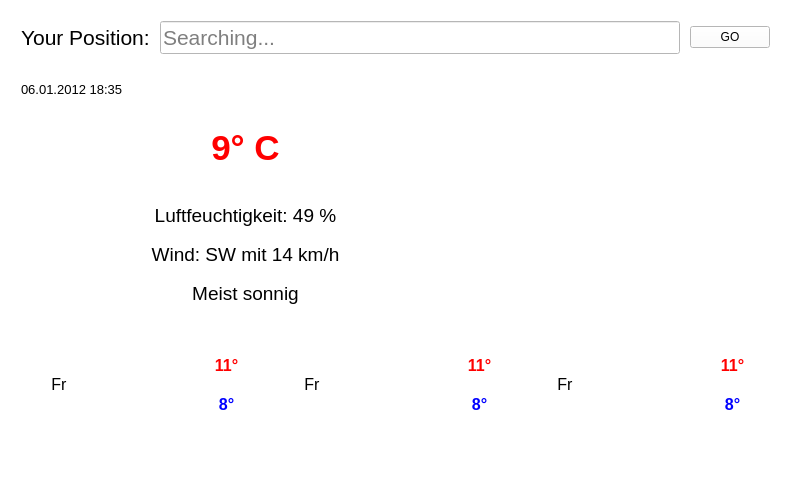
<?xml version="1.0" encoding="UTF-8"?>
<ui version="4.0">
 <class>MainWindow</class>
 <widget class="QMainWindow" name="MainWindow">
  <property name="geometry">
   <rect>
    <x>0</x>
    <y>0</y>
    <width>797</width>
    <height>479</height>
   </rect>
  </property>
  <property name="windowTitle">
   <string>QWeather</string>
  </property>
  <widget class="QWidget" name="centralWidget">
   <property name="sizePolicy">
    <sizepolicy hsizetype="Fixed" vsizetype="Fixed">
     <horstretch>0</horstretch>
     <verstretch>0</verstretch>
    </sizepolicy>
   </property>
   <property name="statusTip">
    <string/>
   </property>
   <property name="autoFillBackground">
    <bool>false</bool>
   </property>
   <property name="styleSheet">
    <string notr="true">QWidget { background : white; }</string>
   </property>
   <widget class="QWidget" name="layoutWidget">
    <property name="geometry">
     <rect>
      <x>10</x>
      <y>10</y>
      <width>771</width>
      <height>431</height>
     </rect>
    </property>
    <layout class="QVBoxLayout" name="layout" stretch="5,30,10">
     <property name="sizeConstraint">
      <enum>QLayout::SetMinAndMaxSize</enum>
     </property>
     <item>
      <layout class="QHBoxLayout" name="top" stretch="0,0,0">
       <property name="spacing">
        <number>10</number>
       </property>
       <property name="sizeConstraint">
        <enum>QLayout::SetDefaultConstraint</enum>
       </property>
       <item>
        <widget class="QLabel" name="lb_pos">
         <property name="sizePolicy">
          <sizepolicy hsizetype="Fixed" vsizetype="Fixed">
           <horstretch>0</horstretch>
           <verstretch>0</verstretch>
          </sizepolicy>
         </property>
         <property name="font">
          <font>
           <pointsize>16</pointsize>
          </font>
         </property>
         <property name="text">
          <string>Your Position:</string>
         </property>
        </widget>
       </item>
       <item>
        <widget class="QLineEdit" name="le_pos">
         <property name="sizePolicy">
          <sizepolicy hsizetype="Expanding" vsizetype="Fixed">
           <horstretch>0</horstretch>
           <verstretch>0</verstretch>
          </sizepolicy>
         </property>
         <property name="minimumSize">
          <size>
           <width>0</width>
           <height>0</height>
          </size>
         </property>
         <property name="font">
          <font>
           <pointsize>16</pointsize>
          </font>
         </property>
         <property name="placeholderText">
          <string>Searching...</string>
         </property>
        </widget>
       </item>
       <item>
        <widget class="QPushButton" name="btn_go">
         <property name="sizePolicy">
          <sizepolicy hsizetype="Fixed" vsizetype="Fixed">
           <horstretch>0</horstretch>
           <verstretch>0</verstretch>
          </sizepolicy>
         </property>
         <property name="text">
          <string>GO</string>
         </property>
        </widget>
       </item>
      </layout>
     </item>
     <item>
      <layout class="QHBoxLayout" name="main" stretch="0,0">
       <property name="spacing">
        <number>50</number>
       </property>
       <property name="leftMargin">
        <number>0</number>
       </property>
       <property name="rightMargin">
        <number>50</number>
       </property>
       <property name="bottomMargin">
        <number>0</number>
       </property>
       <item>
        <layout class="QVBoxLayout" name="main_data" stretch="5,25,10,10,10">
         <property name="spacing">
          <number>0</number>
         </property>
         <property name="sizeConstraint">
          <enum>QLayout::SetDefaultConstraint</enum>
         </property>
         <property name="topMargin">
          <number>20</number>
         </property>
         <property name="bottomMargin">
          <number>20</number>
         </property>
         <item>
          <widget class="QLabel" name="lb_main_date">
           <property name="sizePolicy">
            <sizepolicy hsizetype="Expanding" vsizetype="Preferred">
             <horstretch>0</horstretch>
             <verstretch>0</verstretch>
            </sizepolicy>
           </property>
           <property name="font">
            <font>
             <pointsize>10</pointsize>
             <italic>false</italic>
            </font>
           </property>
           <property name="text">
            <string>06.01.2012 18:35</string>
           </property>
           <property name="alignment">
            <set>Qt::AlignLeading|Qt::AlignLeft|Qt::AlignVCenter</set>
           </property>
          </widget>
         </item>
         <item>
          <widget class="QLabel" name="lb_main_temp">
           <property name="sizePolicy">
            <sizepolicy hsizetype="Expanding" vsizetype="Preferred">
             <horstretch>0</horstretch>
             <verstretch>0</verstretch>
            </sizepolicy>
           </property>
           <property name="font">
            <font>
             <pointsize>26</pointsize>
             <weight>75</weight>
             <bold>true</bold>
            </font>
           </property>
           <property name="styleSheet">
            <string notr="true">QLabel { color : red; }</string>
           </property>
           <property name="text">
            <string>9° C</string>
           </property>
           <property name="alignment">
            <set>Qt::AlignCenter</set>
           </property>
          </widget>
         </item>
         <item>
          <widget class="QLabel" name="lb_main_humidity">
           <property name="sizePolicy">
            <sizepolicy hsizetype="Expanding" vsizetype="Preferred">
             <horstretch>0</horstretch>
             <verstretch>0</verstretch>
            </sizepolicy>
           </property>
           <property name="font">
            <font>
             <pointsize>14</pointsize>
            </font>
           </property>
           <property name="text">
            <string>Luftfeuchtigkeit: 49 %</string>
           </property>
           <property name="alignment">
            <set>Qt::AlignCenter</set>
           </property>
          </widget>
         </item>
         <item>
          <widget class="QLabel" name="lb_main_wind">
           <property name="enabled">
            <bool>true</bool>
           </property>
           <property name="sizePolicy">
            <sizepolicy hsizetype="Expanding" vsizetype="Preferred">
             <horstretch>0</horstretch>
             <verstretch>0</verstretch>
            </sizepolicy>
           </property>
           <property name="font">
            <font>
             <pointsize>14</pointsize>
            </font>
           </property>
           <property name="text">
            <string>Wind: SW mit 14 km/h</string>
           </property>
           <property name="alignment">
            <set>Qt::AlignCenter</set>
           </property>
          </widget>
         </item>
         <item>
          <widget class="QLabel" name="lb_main_condition">
           <property name="sizePolicy">
            <sizepolicy hsizetype="Expanding" vsizetype="Preferred">
             <horstretch>0</horstretch>
             <verstretch>0</verstretch>
            </sizepolicy>
           </property>
           <property name="font">
            <font>
             <pointsize>14</pointsize>
            </font>
           </property>
           <property name="text">
            <string>Meist sonnig</string>
           </property>
           <property name="alignment">
            <set>Qt::AlignCenter</set>
           </property>
          </widget>
         </item>
        </layout>
       </item>
       <item>
        <widget class="QLabel" name="img_main">
         <property name="sizePolicy">
          <sizepolicy hsizetype="Fixed" vsizetype="Fixed">
           <horstretch>0</horstretch>
           <verstretch>0</verstretch>
          </sizepolicy>
         </property>
         <property name="minimumSize">
          <size>
           <width>200</width>
           <height>200</height>
          </size>
         </property>
         <property name="frameShape">
          <enum>QFrame::NoFrame</enum>
         </property>
         <property name="text">
          <string/>
         </property>
         <property name="pixmap">
          <pixmap resource="res.qrc">:/new/prefix1/img/sonne.jpg</pixmap>
         </property>
         <property name="scaledContents">
          <bool>true</bool>
         </property>
        </widget>
       </item>
      </layout>
     </item>
     <item>
      <layout class="QHBoxLayout" name="bottom">
       <property name="spacing">
        <number>10</number>
       </property>
       <property name="sizeConstraint">
        <enum>QLayout::SetDefaultConstraint</enum>
       </property>
       <item>
        <layout class="QHBoxLayout" name="fc_1">
         <property name="sizeConstraint">
          <enum>QLayout::SetMinimumSize</enum>
         </property>
         <item>
          <widget class="QLabel" name="lb_date_fc_1">
           <property name="font">
            <font>
             <pointsize>12</pointsize>
            </font>
           </property>
           <property name="text">
            <string>Fr</string>
           </property>
           <property name="alignment">
            <set>Qt::AlignCenter</set>
           </property>
          </widget>
         </item>
         <item>
          <widget class="QLabel" name="img_weather_fc_1">
           <property name="sizePolicy">
            <sizepolicy hsizetype="Fixed" vsizetype="Fixed">
             <horstretch>0</horstretch>
             <verstretch>0</verstretch>
            </sizepolicy>
           </property>
           <property name="minimumSize">
            <size>
             <width>80</width>
             <height>80</height>
            </size>
           </property>
           <property name="autoFillBackground">
            <bool>false</bool>
           </property>
           <property name="frameShape">
            <enum>QFrame::NoFrame</enum>
           </property>
           <property name="text">
            <string/>
           </property>
           <property name="pixmap">
            <pixmap resource="res.qrc">:/new/prefix1/img/regen.jpg</pixmap>
           </property>
          </widget>
         </item>
         <item>
          <layout class="QVBoxLayout" name="vl_temp">
           <property name="sizeConstraint">
            <enum>QLayout::SetMinimumSize</enum>
           </property>
           <property name="topMargin">
            <number>10</number>
           </property>
           <property name="bottomMargin">
            <number>10</number>
           </property>
           <item>
            <widget class="QLabel" name="lb_temp_high_1">
             <property name="font">
              <font>
               <pointsize>12</pointsize>
               <weight>75</weight>
               <bold>true</bold>
              </font>
             </property>
             <property name="styleSheet">
              <string notr="true">QLabel { color : red; }</string>
             </property>
             <property name="text">
              <string>11°</string>
             </property>
             <property name="alignment">
              <set>Qt::AlignCenter</set>
             </property>
            </widget>
           </item>
           <item>
            <widget class="QLabel" name="lb_temp_low_1">
             <property name="font">
              <font>
               <pointsize>12</pointsize>
               <weight>75</weight>
               <bold>true</bold>
              </font>
             </property>
             <property name="styleSheet">
              <string notr="true">QLabel { color : blue; }</string>
             </property>
             <property name="text">
              <string>8°</string>
             </property>
             <property name="alignment">
              <set>Qt::AlignCenter</set>
             </property>
            </widget>
           </item>
          </layout>
         </item>
        </layout>
       </item>
       <item>
        <layout class="QHBoxLayout" name="fc_2">
         <property name="sizeConstraint">
          <enum>QLayout::SetMinimumSize</enum>
         </property>
         <item>
          <widget class="QLabel" name="lb_date_fc_2">
           <property name="font">
            <font>
             <pointsize>12</pointsize>
            </font>
           </property>
           <property name="text">
            <string>Fr</string>
           </property>
           <property name="alignment">
            <set>Qt::AlignCenter</set>
           </property>
          </widget>
         </item>
         <item>
          <widget class="QLabel" name="img_weather_fc_2">
           <property name="sizePolicy">
            <sizepolicy hsizetype="Fixed" vsizetype="Fixed">
             <horstretch>0</horstretch>
             <verstretch>0</verstretch>
            </sizepolicy>
           </property>
           <property name="minimumSize">
            <size>
             <width>80</width>
             <height>80</height>
            </size>
           </property>
           <property name="autoFillBackground">
            <bool>false</bool>
           </property>
           <property name="frameShape">
            <enum>QFrame::NoFrame</enum>
           </property>
           <property name="text">
            <string/>
           </property>
           <property name="pixmap">
            <pixmap resource="res.qrc">:/new/prefix1/img/regen.jpg</pixmap>
           </property>
           <property name="scaledContents">
            <bool>true</bool>
           </property>
          </widget>
         </item>
         <item>
          <layout class="QVBoxLayout" name="vl_temp_2">
           <property name="sizeConstraint">
            <enum>QLayout::SetMinimumSize</enum>
           </property>
           <property name="topMargin">
            <number>10</number>
           </property>
           <property name="bottomMargin">
            <number>10</number>
           </property>
           <item>
            <widget class="QLabel" name="lb_temp_high_2">
             <property name="font">
              <font>
               <pointsize>12</pointsize>
               <weight>75</weight>
               <bold>true</bold>
              </font>
             </property>
             <property name="styleSheet">
              <string notr="true">QLabel { color : red; }</string>
             </property>
             <property name="text">
              <string>11°</string>
             </property>
             <property name="alignment">
              <set>Qt::AlignCenter</set>
             </property>
            </widget>
           </item>
           <item>
            <widget class="QLabel" name="lb_temp_low_2">
             <property name="font">
              <font>
               <pointsize>12</pointsize>
               <weight>75</weight>
               <bold>true</bold>
              </font>
             </property>
             <property name="styleSheet">
              <string notr="true">QLabel { color : blue; }</string>
             </property>
             <property name="text">
              <string>8°</string>
             </property>
             <property name="alignment">
              <set>Qt::AlignCenter</set>
             </property>
            </widget>
           </item>
          </layout>
         </item>
        </layout>
       </item>
       <item>
        <layout class="QHBoxLayout" name="fc_3">
         <property name="sizeConstraint">
          <enum>QLayout::SetMaximumSize</enum>
         </property>
         <item>
          <widget class="QLabel" name="lb_date_fc_3">
           <property name="font">
            <font>
             <pointsize>12</pointsize>
            </font>
           </property>
           <property name="text">
            <string>Fr</string>
           </property>
           <property name="alignment">
            <set>Qt::AlignCenter</set>
           </property>
          </widget>
         </item>
         <item>
          <widget class="QLabel" name="img_weather_fc_3">
           <property name="sizePolicy">
            <sizepolicy hsizetype="Fixed" vsizetype="Fixed">
             <horstretch>0</horstretch>
             <verstretch>0</verstretch>
            </sizepolicy>
           </property>
           <property name="minimumSize">
            <size>
             <width>80</width>
             <height>80</height>
            </size>
           </property>
           <property name="autoFillBackground">
            <bool>false</bool>
           </property>
           <property name="frameShape">
            <enum>QFrame::NoFrame</enum>
           </property>
           <property name="text">
            <string/>
           </property>
           <property name="pixmap">
            <pixmap resource="res.qrc">:/new/prefix1/img/regen.jpg</pixmap>
           </property>
           <property name="scaledContents">
            <bool>true</bool>
           </property>
          </widget>
         </item>
         <item>
          <layout class="QVBoxLayout" name="vl_temp_3">
           <property name="sizeConstraint">
            <enum>QLayout::SetMinimumSize</enum>
           </property>
           <property name="topMargin">
            <number>10</number>
           </property>
           <property name="bottomMargin">
            <number>10</number>
           </property>
           <item>
            <widget class="QLabel" name="lb_temp_high_3">
             <property name="font">
              <font>
               <pointsize>12</pointsize>
               <weight>75</weight>
               <bold>true</bold>
              </font>
             </property>
             <property name="styleSheet">
              <string notr="true">QLabel { color : red; }</string>
             </property>
             <property name="text">
              <string>11°</string>
             </property>
             <property name="alignment">
              <set>Qt::AlignCenter</set>
             </property>
            </widget>
           </item>
           <item>
            <widget class="QLabel" name="lb_temp_low_3">
             <property name="font">
              <font>
               <pointsize>12</pointsize>
               <weight>75</weight>
               <bold>true</bold>
              </font>
             </property>
             <property name="styleSheet">
              <string notr="true">QLabel { color : blue; }</string>
             </property>
             <property name="text">
              <string>8°</string>
             </property>
             <property name="alignment">
              <set>Qt::AlignCenter</set>
             </property>
            </widget>
           </item>
          </layout>
         </item>
        </layout>
       </item>
      </layout>
     </item>
    </layout>
   </widget>
   <zorder>layoutWidget</zorder>
   <zorder></zorder>
  </widget>
  <widget class="QMenuBar" name="menuBar">
   <property name="geometry">
    <rect>
     <x>0</x>
     <y>0</y>
     <width>797</width>
     <height>21</height>
    </rect>
   </property>
  </widget>
 </widget>
 <layoutdefault spacing="6" margin="11"/>
 <resources>
  <include location="res.qrc"/>
 </resources>
 <connections/>
</ui>
